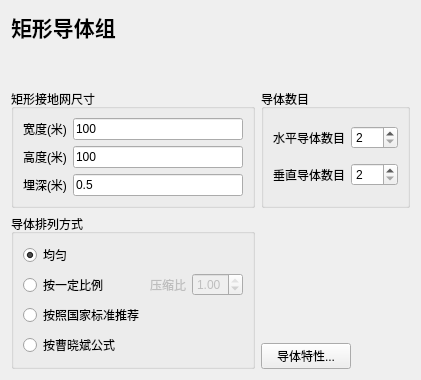
       <widget class="QWidget" name="page_4">
        <layout class="QVBoxLayout" name="verticalLayout_4">
         <item>
          <widget class="QLabel" name="label_27">
           <property name="text">
            <string>&lt;!DOCTYPE HTML PUBLIC &quot;-//W3C//DTD HTML 4.0//EN&quot; &quot;http://www.w3.org/TR/REC-html40/strict.dtd&quot;&gt;
&lt;html&gt;&lt;head&gt;&lt;meta name=&quot;qrichtext&quot; content=&quot;1&quot; /&gt;&lt;style type=&quot;text/css&quot;&gt;
p, li { white-space: pre-wrap; }
&lt;/style&gt;&lt;/head&gt;&lt;body style=&quot; font-family:'SimSun'; font-size:9pt; font-weight:400; font-style:normal;&quot;&gt;
&lt;p style=&quot; margin-top:0px; margin-bottom:0px; margin-left:0px; margin-right:0px; -qt-block-indent:0; text-indent:0px;&quot;&gt;&lt;span style=&quot; font-size:16pt; font-weight:600;&quot;&gt;矩形导体组&lt;/span&gt;&lt;/p&gt;&lt;/body&gt;&lt;/html&gt;</string>
           </property>
          </widget>
         </item>
         <item>
          <spacer name="verticalSpacer_7">
           <property name="orientation">
            <enum>Qt::Vertical</enum>
           </property>
           <property name="sizeHint" stdset="0">
            <size>
             <width>20</width>
             <height>40</height>
            </size>
           </property>
          </spacer>
         </item>
         <item>
          <layout class="QGridLayout" name="gridLayout_9">
           <item row="0" column="0">
            <widget class="QGroupBox" name="groupBox_5">
             <property name="title">
              <string>矩形接地网尺寸</string>
             </property>
             <layout class="QGridLayout" name="gridLayout_8">
              <item row="0" column="0">
               <widget class="QLabel" name="label_21">
                <property name="text">
                 <string>宽度(米)</string>
                </property>
               </widget>
              </item>
              <item row="0" column="1">
               <widget class="QLineEdit" name="lineEdit_W_2_1">
                <property name="text">
                 <string>100</string>
                </property>
               </widget>
              </item>
              <item row="1" column="0">
               <widget class="QLabel" name="label_22">
                <property name="text">
                 <string>高度(米)</string>
                </property>
               </widget>
              </item>
              <item row="1" column="1">
               <widget class="QLineEdit" name="lineEdit_H_2_1">
                <property name="text">
                 <string>100</string>
                </property>
               </widget>
              </item>
              <item row="2" column="0">
               <widget class="QLabel" name="label_23">
                <property name="text">
                 <string>埋深(米)</string>
                </property>
               </widget>
              </item>
              <item row="2" column="1">
               <widget class="QLineEdit" name="lineEdit_D_2_1">
                <property name="text">
                 <string>0.5</string>
                </property>
               </widget>
              </item>
             </layout>
            </widget>
           </item>
           <item row="0" column="1">
            <widget class="QGroupBox" name="groupBox_8">
             <property name="title">
              <string>导体数目</string>
             </property>
             <layout class="QGridLayout" name="gridLayout_7">
              <item row="0" column="0">
               <widget class="QLabel" name="label_24">
                <property name="text">
                 <string>水平导体数目</string>
                </property>
               </widget>
              </item>
              <item row="0" column="1">
               <widget class="QSpinBox" name="spinBox_Hor_2_1">
                <property name="minimum">
                 <number>2</number>
                </property>
                <property name="maximum">
                 <number>999</number>
                </property>
               </widget>
              </item>
              <item row="1" column="0">
               <widget class="QLabel" name="label_25">
                <property name="text">
                 <string>垂直导体数目</string>
                </property>
               </widget>
              </item>
              <item row="1" column="1">
               <widget class="QSpinBox" name="spinBox_Ver_2_1">
                <property name="minimum">
                 <number>2</number>
                </property>
                <property name="maximum">
                 <number>999</number>
                </property>
               </widget>
              </item>
             </layout>
            </widget>
           </item>
           <item row="1" column="0">
            <widget class="QGroupBox" name="groupBox_6">
             <property name="title">
              <string>导体排列方式</string>
             </property>
             <layout class="QGridLayout" name="gridLayout_2">
              <item row="2" column="0">
               <widget class="QRadioButton" name="radio3">
                <property name="text">
                 <string>按照国家标准推荐</string>
                </property>
               </widget>
              </item>
              <item row="1" column="1">
               <layout class="QHBoxLayout" name="horizontalLayout">
                <item>
                 <widget class="QLabel" name="label_26">
                  <property name="enabled">
                   <bool>false</bool>
                  </property>
                  <property name="layoutDirection">
                   <enum>Qt::LeftToRight</enum>
                  </property>
                  <property name="text">
                   <string>压缩比</string>
                  </property>
                  <property name="alignment">
                   <set>Qt::AlignCenter</set>
                  </property>
                 </widget>
                </item>
                <item>
                 <widget class="QDoubleSpinBox" name="doubleSpinBox_2_1">
                  <property name="enabled">
                   <bool>false</bool>
                  </property>
                  <property name="minimum">
                   <double>0.000000000000000</double>
                  </property>
                  <property name="maximum">
                   <double>1.000000000000000</double>
                  </property>
                  <property name="singleStep">
                   <double>0.100000000000000</double>
                  </property>
                  <property name="value">
                   <double>1.000000000000000</double>
                  </property>
                 </widget>
                </item>
               </layout>
              </item>
              <item row="1" column="0">
               <widget class="QRadioButton" name="radio2">
                <property name="text">
                 <string>按一定比例</string>
                </property>
               </widget>
              </item>
              <item row="0" column="0">
               <widget class="QRadioButton" name="radio1">
                <property name="text">
                 <string>均匀</string>
                </property>
                <property name="checked">
                 <bool>true</bool>
                </property>
               </widget>
              </item>
              <item row="3" column="0">
               <widget class="QRadioButton" name="radio4">
                <property name="text">
                 <string>按曹晓斌公式</string>
                </property>
               </widget>
              </item>
             </layout>
            </widget>
           </item>
           <item row="1" column="1">
            <layout class="QVBoxLayout" name="verticalLayout">
             <item>
              <spacer name="verticalSpacer_6">
               <property name="orientation">
                <enum>Qt::Vertical</enum>
               </property>
               <property name="sizeHint" stdset="0">
                <size>
                 <width>20</width>
                 <height>13</height>
                </size>
               </property>
              </spacer>
             </item>
             <item>
              <widget class="QPushButton" name="pushButton_feature2">
               <property name="maximumSize">
                <size>
                 <width>90</width>
                 <height>16777215</height>
                </size>
               </property>
               <property name="text">
                <string>导体特性...</string>
               </property>
              </widget>
             </item>
            </layout>
           </item>
          </layout>
         </item>
        </layout>
       </widget>
